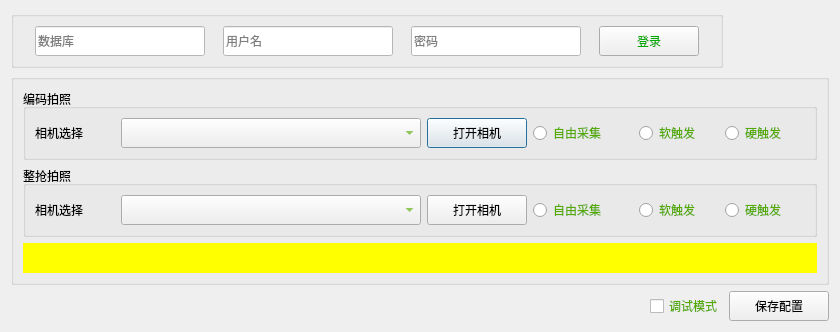
<?xml version="1.0" encoding="UTF-8"?>
<ui version="4.0">
 <class>ParameterSetting</class>
 <widget class="QDialog" name="ParameterSetting">
  <property name="geometry">
   <rect>
    <x>0</x>
    <y>0</y>
    <width>828</width>
    <height>296</height>
   </rect>
  </property>
  <property name="windowTitle">
   <string>参数设置</string>
  </property>
  <property name="windowIcon">
   <iconset resource="../../SysMainWindow.qrc">
    <normaloff>:/SysMainWindow/Resources/settings.ico</normaloff>:/SysMainWindow/Resources/settings.ico</iconset>
  </property>
  <layout class="QGridLayout" name="gridLayout_5">
   <item row="2" column="0">
    <spacer name="horizontalSpacer">
     <property name="orientation">
      <enum>Qt::Horizontal</enum>
     </property>
     <property name="sizeHint" stdset="0">
      <size>
       <width>127</width>
       <height>20</height>
      </size>
     </property>
    </spacer>
   </item>
   <item row="1" column="0" colspan="3">
    <widget class="QGroupBox" name="groupBox">
     <property name="title">
      <string/>
     </property>
     <layout class="QGridLayout" name="gridLayout_4">
      <item row="0" column="0">
       <widget class="QGroupBox" name="groupBox_3">
        <property name="title">
         <string>编码拍照</string>
        </property>
        <layout class="QGridLayout" name="gridLayout">
         <item row="0" column="0">
          <widget class="QLabel" name="label_23">
           <property name="minimumSize">
            <size>
             <width>80</width>
             <height>30</height>
            </size>
           </property>
           <property name="maximumSize">
            <size>
             <width>80</width>
             <height>30</height>
            </size>
           </property>
           <property name="styleSheet">
            <string notr="true">font: 75 14pt &quot;微软雅黑&quot;;</string>
           </property>
           <property name="text">
            <string>相机选择</string>
           </property>
          </widget>
         </item>
         <item row="0" column="1">
          <widget class="QComboBox" name="comboBox_Camera1">
           <property name="minimumSize">
            <size>
             <width>300</width>
             <height>30</height>
            </size>
           </property>
           <property name="maximumSize">
            <size>
             <width>300</width>
             <height>30</height>
            </size>
           </property>
           <property name="styleSheet">
            <string notr="true">font: 14pt &quot;微软雅黑&quot;;
color: rgb(85, 170, 0);</string>
           </property>
          </widget>
         </item>
         <item row="0" column="2">
          <widget class="QPushButton" name="pushButton_OpenCamera1">
           <property name="minimumSize">
            <size>
             <width>100</width>
             <height>30</height>
            </size>
           </property>
           <property name="maximumSize">
            <size>
             <width>100</width>
             <height>30</height>
            </size>
           </property>
           <property name="styleSheet">
            <string notr="true">font: 75 15pt &quot;微软雅黑&quot;;</string>
           </property>
           <property name="text">
            <string>打开相机</string>
           </property>
          </widget>
         </item>
         <item row="0" column="3">
          <widget class="QRadioButton" name="radioButton_FreeRun1">
           <property name="minimumSize">
            <size>
             <width>100</width>
             <height>30</height>
            </size>
           </property>
           <property name="maximumSize">
            <size>
             <width>100</width>
             <height>30</height>
            </size>
           </property>
           <property name="styleSheet">
            <string notr="true">font: 75 14pt &quot;微软雅黑&quot;;
color: rgb(85, 170, 0);</string>
           </property>
           <property name="text">
            <string>自由采集</string>
           </property>
          </widget>
         </item>
         <item row="0" column="4">
          <widget class="QRadioButton" name="radioButton_SoftTrigger1">
           <property name="minimumSize">
            <size>
             <width>80</width>
             <height>30</height>
            </size>
           </property>
           <property name="maximumSize">
            <size>
             <width>80</width>
             <height>30</height>
            </size>
           </property>
           <property name="styleSheet">
            <string notr="true">font: 75 14pt &quot;微软雅黑&quot;;
color: rgb(85, 170, 0);</string>
           </property>
           <property name="text">
            <string>软触发</string>
           </property>
          </widget>
         </item>
         <item row="0" column="5">
          <widget class="QRadioButton" name="radioButton_ExternalTrigger1">
           <property name="minimumSize">
            <size>
             <width>80</width>
             <height>30</height>
            </size>
           </property>
           <property name="maximumSize">
            <size>
             <width>80</width>
             <height>30</height>
            </size>
           </property>
           <property name="styleSheet">
            <string notr="true">font: 75 14pt &quot;微软雅黑&quot;;
color: rgb(85, 170, 0);</string>
           </property>
           <property name="text">
            <string>硬触发</string>
           </property>
          </widget>
         </item>
        </layout>
       </widget>
      </item>
      <item row="1" column="0">
       <widget class="QGroupBox" name="groupBox_4">
        <property name="title">
         <string>整抢拍照</string>
        </property>
        <layout class="QGridLayout" name="gridLayout_3">
         <item row="0" column="0">
          <widget class="QLabel" name="label_24">
           <property name="minimumSize">
            <size>
             <width>80</width>
             <height>30</height>
            </size>
           </property>
           <property name="maximumSize">
            <size>
             <width>80</width>
             <height>30</height>
            </size>
           </property>
           <property name="styleSheet">
            <string notr="true">font: 75 14pt &quot;微软雅黑&quot;;</string>
           </property>
           <property name="text">
            <string>相机选择</string>
           </property>
          </widget>
         </item>
         <item row="0" column="1">
          <widget class="QComboBox" name="comboBox_Camera2">
           <property name="minimumSize">
            <size>
             <width>300</width>
             <height>30</height>
            </size>
           </property>
           <property name="maximumSize">
            <size>
             <width>300</width>
             <height>30</height>
            </size>
           </property>
           <property name="styleSheet">
            <string notr="true">font: 14pt &quot;微软雅黑&quot;;
color: rgb(85, 170, 0);</string>
           </property>
          </widget>
         </item>
         <item row="0" column="2">
          <widget class="QPushButton" name="pushButton_OpenCamera2">
           <property name="minimumSize">
            <size>
             <width>100</width>
             <height>30</height>
            </size>
           </property>
           <property name="maximumSize">
            <size>
             <width>100</width>
             <height>30</height>
            </size>
           </property>
           <property name="styleSheet">
            <string notr="true">font: 75 15pt &quot;微软雅黑&quot;;</string>
           </property>
           <property name="text">
            <string>打开相机</string>
           </property>
          </widget>
         </item>
         <item row="0" column="3">
          <widget class="QRadioButton" name="radioButton_FreeRun2">
           <property name="minimumSize">
            <size>
             <width>100</width>
             <height>30</height>
            </size>
           </property>
           <property name="maximumSize">
            <size>
             <width>100</width>
             <height>30</height>
            </size>
           </property>
           <property name="styleSheet">
            <string notr="true">font: 75 14pt &quot;微软雅黑&quot;;
color: rgb(85, 170, 0);</string>
           </property>
           <property name="text">
            <string>自由采集</string>
           </property>
          </widget>
         </item>
         <item row="0" column="4">
          <widget class="QRadioButton" name="radioButton_SoftTrigger2">
           <property name="minimumSize">
            <size>
             <width>80</width>
             <height>30</height>
            </size>
           </property>
           <property name="maximumSize">
            <size>
             <width>80</width>
             <height>30</height>
            </size>
           </property>
           <property name="styleSheet">
            <string notr="true">font: 75 14pt &quot;微软雅黑&quot;;
color: rgb(85, 170, 0);</string>
           </property>
           <property name="text">
            <string>软触发</string>
           </property>
          </widget>
         </item>
         <item row="0" column="5">
          <widget class="QRadioButton" name="radioButton_ExternalTrigger2">
           <property name="minimumSize">
            <size>
             <width>80</width>
             <height>30</height>
            </size>
           </property>
           <property name="maximumSize">
            <size>
             <width>80</width>
             <height>30</height>
            </size>
           </property>
           <property name="styleSheet">
            <string notr="true">font: 75 14pt &quot;微软雅黑&quot;;
color: rgb(85, 170, 0);</string>
           </property>
           <property name="text">
            <string>硬触发</string>
           </property>
          </widget>
         </item>
        </layout>
       </widget>
      </item>
      <item row="2" column="0">
       <widget class="QLabel" name="label_Info">
        <property name="minimumSize">
         <size>
          <width>60</width>
          <height>30</height>
         </size>
        </property>
        <property name="maximumSize">
         <size>
          <width>1000</width>
          <height>30</height>
         </size>
        </property>
        <property name="styleSheet">
         <string notr="true">background-color: rgb(255, 255, 0);</string>
        </property>
        <property name="text">
         <string/>
        </property>
       </widget>
      </item>
     </layout>
    </widget>
   </item>
   <item row="2" column="1">
    <widget class="QCheckBox" name="checkBox_Debug">
     <property name="styleSheet">
      <string notr="true">font: 75 14pt &quot;微软雅黑&quot;;
color: rgb(85, 170, 0);</string>
     </property>
     <property name="text">
      <string>调试模式</string>
     </property>
    </widget>
   </item>
   <item row="0" column="0" colspan="2">
    <widget class="QGroupBox" name="groupBox_2">
     <property name="title">
      <string/>
     </property>
     <layout class="QGridLayout" name="gridLayout_2">
      <item row="0" column="3">
       <widget class="QPushButton" name="pushButton_Login">
        <property name="minimumSize">
         <size>
          <width>100</width>
          <height>30</height>
         </size>
        </property>
        <property name="maximumSize">
         <size>
          <width>100</width>
          <height>30</height>
         </size>
        </property>
        <property name="styleSheet">
         <string notr="true">font: 75 15pt &quot;微软雅黑&quot;;
color: rgb(0, 170, 0);</string>
        </property>
        <property name="text">
         <string>登录</string>
        </property>
       </widget>
      </item>
      <item row="0" column="1">
       <widget class="QLineEdit" name="lineEdit_UserName">
        <property name="minimumSize">
         <size>
          <width>170</width>
          <height>30</height>
         </size>
        </property>
        <property name="maximumSize">
         <size>
          <width>170</width>
          <height>30</height>
         </size>
        </property>
        <property name="styleSheet">
         <string notr="true">background-color: rgb(255, 255, 255);
font: 14pt &quot;微软雅黑&quot;;</string>
        </property>
        <property name="text">
         <string/>
        </property>
        <property name="placeholderText">
         <string>用户名</string>
        </property>
       </widget>
      </item>
      <item row="0" column="2">
       <widget class="QLineEdit" name="lineEdit_Password">
        <property name="minimumSize">
         <size>
          <width>170</width>
          <height>30</height>
         </size>
        </property>
        <property name="maximumSize">
         <size>
          <width>170</width>
          <height>30</height>
         </size>
        </property>
        <property name="styleSheet">
         <string notr="true">background-color: rgb(255, 255, 255);
font: 14pt &quot;微软雅黑&quot;;</string>
        </property>
        <property name="text">
         <string/>
        </property>
        <property name="echoMode">
         <enum>QLineEdit::Password</enum>
        </property>
        <property name="placeholderText">
         <string>密码</string>
        </property>
       </widget>
      </item>
      <item row="0" column="0">
       <widget class="QLineEdit" name="lineEdit_DatabaseName">
        <property name="minimumSize">
         <size>
          <width>170</width>
          <height>30</height>
         </size>
        </property>
        <property name="maximumSize">
         <size>
          <width>170</width>
          <height>30</height>
         </size>
        </property>
        <property name="styleSheet">
         <string notr="true">background-color: rgb(255, 255, 255);
font: 14pt &quot;微软雅黑&quot;;</string>
        </property>
        <property name="placeholderText">
         <string>数据库</string>
        </property>
       </widget>
      </item>
     </layout>
    </widget>
   </item>
   <item row="2" column="2">
    <widget class="QPushButton" name="pushButton_SaveConfig">
     <property name="minimumSize">
      <size>
       <width>100</width>
       <height>30</height>
      </size>
     </property>
     <property name="maximumSize">
      <size>
       <width>100</width>
       <height>30</height>
      </size>
     </property>
     <property name="styleSheet">
      <string notr="true">font: 75 15pt &quot;微软雅黑&quot;;</string>
     </property>
     <property name="text">
      <string>保存配置</string>
     </property>
    </widget>
   </item>
  </layout>
 </widget>
 <resources>
  <include location="../../SysMainWindow.qrc"/>
 </resources>
 <connections>
  <connection>
   <sender>pushButton_Login</sender>
   <signal>clicked()</signal>
   <receiver>ParameterSetting</receiver>
   <slot>ConnectDatabase()</slot>
   <hints>
    <hint type="sourcelabel">
     <x>690</x>
     <y>48</y>
    </hint>
    <hint type="destinationlabel">
     <x>827</x>
     <y>37</y>
    </hint>
   </hints>
  </connection>
  <connection>
   <sender>pushButton_OpenCamera1</sender>
   <signal>clicked()</signal>
   <receiver>ParameterSetting</receiver>
   <slot>Camera1Controller()</slot>
   <hints>
    <hint type="sourcelabel">
     <x>498</x>
     <y>111</y>
    </hint>
    <hint type="destinationlabel">
     <x>824</x>
     <y>103</y>
    </hint>
   </hints>
  </connection>
  <connection>
   <sender>pushButton_OpenCamera2</sender>
   <signal>clicked()</signal>
   <receiver>ParameterSetting</receiver>
   <slot>Camera2Controller()</slot>
   <hints>
    <hint type="sourcelabel">
     <x>497</x>
     <y>178</y>
    </hint>
    <hint type="destinationlabel">
     <x>827</x>
     <y>160</y>
    </hint>
   </hints>
  </connection>
 </connections>
 <slots>
  <slot>ConnectDatabase()</slot>
  <slot>Camera1Controller()</slot>
  <slot>Camera2Controller()</slot>
 </slots>
</ui>
